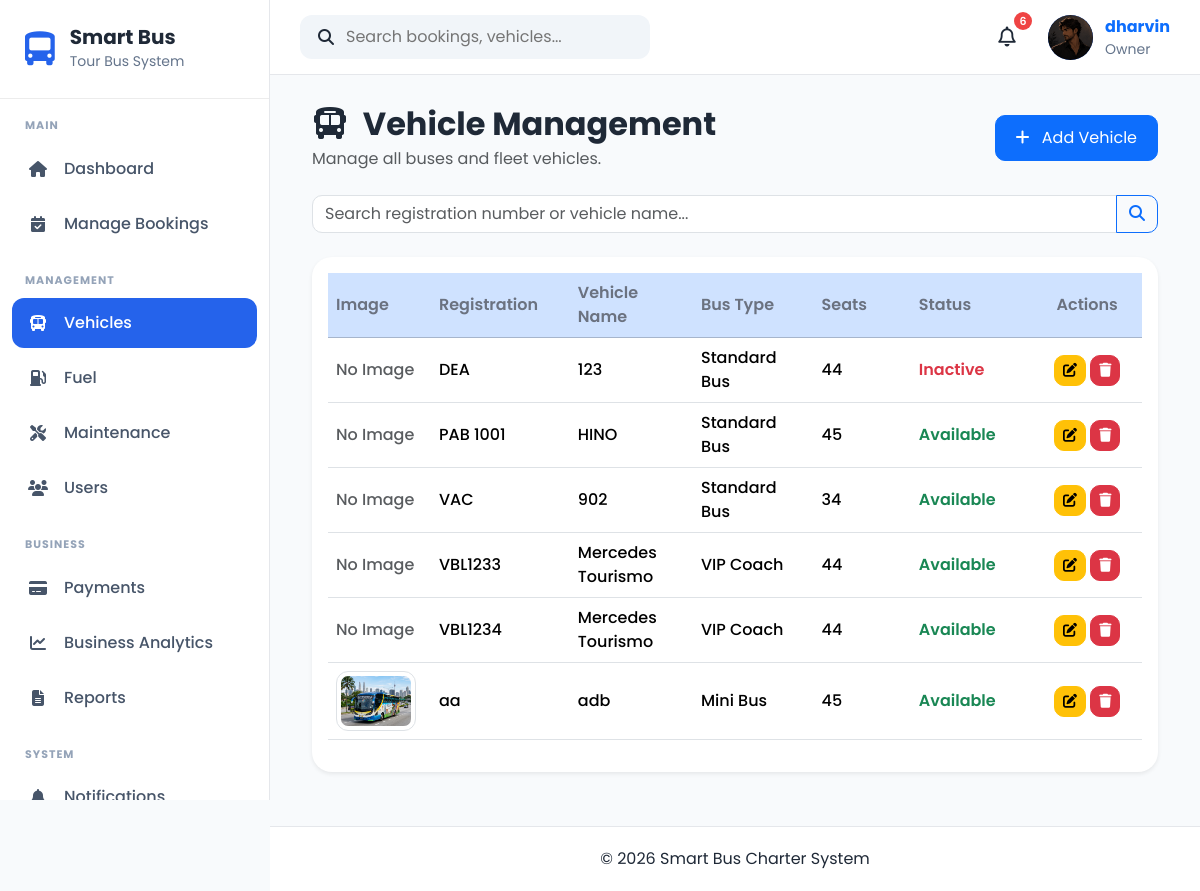
Before: /vehicles/ (signed in) with the older database file.
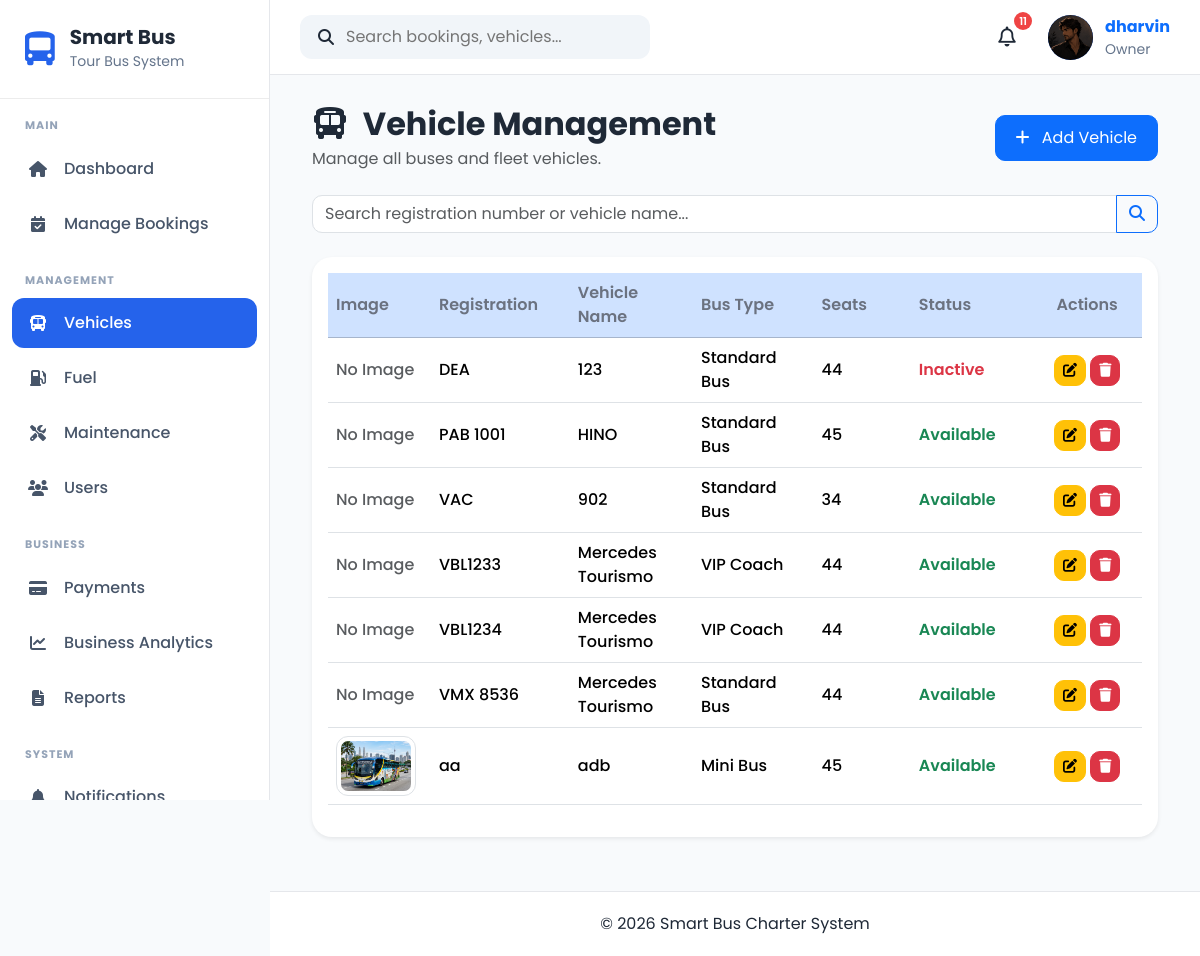
After: the same page with the newer database file.
### apps/vehicles/models.py (models this page shows, shortened)
class Vehicle(models.Model):
    STATUS_CHOICES = [
        ("Available", "Available"),
        ("Booked", "Booked"),
        ("Maintenance", "Maintenance"),
        ("Inactive", "Inactive"),
    ]
    BUS_TYPE_CHOICES = [
        ("Mini Bus", "Mini Bus"),
        ("Standard Bus", "Standard Bus"),
        ("VIP Coach", "VIP Coach"),
    ]
    registration_number = models.CharField(
        max_length=20,
        unique=True
    )
    vehicle_name = models.CharField(
        max_length=100
    )
    bus_type = models.CharField(
        max_length=30,
        choices=BUS_TYPE_CHOICES
    )
    seat_capacity = models.PositiveIntegerField()
    manufacture_year = models.PositiveIntegerField()
    insurance_expiry = models.DateField()
    road_tax_expiry = models.DateField()
    status = models.CharField(
        max_length=20,
        choices=STATUS_CHOICES,
        default="Available"
    )
    image = models.ImageField(
        upload_to="vehicles/",
        blank=True,
        null=True
    )
    created_at = models.DateTimeField(auto_now_add=True)
    updated_at = models.DateTimeField(auto_now=True)

### apps/vehicles/views.py (the view)
# urls.py: path("", views.vehicle_list, name="vehicle_list"),
@admin_required
def vehicle_list(request):
    search = request.GET.get("search", "")
    vehicles = Vehicle.objects.all().order_by(
        "registration_number"
    )
    if search:
        vehicles = vehicles.filter(
            Q(registration_number__icontains=search) |
            Q(vehicle_name__icontains=search)
        )
    paginator = Paginator(vehicles, 10)
    page_number = request.GET.get("page")
    page_obj = paginator.get_page(page_number)
    for vehicle in page_obj:
        vehicle.current_status = get_vehicle_current_status(
            vehicle
        )
    context = {
        "page_obj": page_obj,
        "search": search,
    }
    return render(
        request,
        "vehicles/vehicle_list.html",
        context,
    )

### apps/accounts/context_processors.py (called while the page is built)
def user_role(request):
    role = None
    if request.user.is_authenticated:
        try:
            role = request.user.profile.role
        except Exception:
            role = None
    return {
        "user_role": role
    }

### apps/bookings/availability_services.py (called while the page is built)
def is_trip_active(booking, now=None):
    if booking.booking_status != "Confirmed":
        return False
    now = now or timezone.now()
    local_now = timezone.localtime(now)
    departure = timezone.make_aware(
        datetime.combine(
            booking.travel_date,
            booking.departure_time,
        ),
        timezone.get_current_timezone(),
    )
    if now < departure:
        return False
    return_date = booking.return_date or booking.travel_date
    if local_now.date() > return_date:
        return False
    return True

def vehicle_has_active_trip(vehicle, now=None):
    now = now or timezone.now()
    bookings = Booking.objects.filter(
        vehicle=vehicle,
        booking_status="Confirmed",
    )
    return any(
        is_trip_active(booking, now)
        for booking in bookings
    )

### templates/vehicles/vehicle_list.html (shortened to what this page needs)
{% extends "crud/base_list.html" %}
{% load static %}
{% block header_title %}
<i class="fas fa-bus me-2"></i>
Vehicle Management
{% endblock %}
{% block header_subtitle %}
Manage all buses and fleet vehicles.
{% endblock %}
{% block add_button %}
<a href="{% url 'vehicles:vehicle_create' %}" class="btn btn-primary">
    <i class="fas fa-plus me-2"></i>
    Add Vehicle
</a>
{% endblock %}
{% block search %}
<form method="GET" class="mb-4">
    <div class="input-group">
        <input
            type="text"
            name="search"
            class="form-control"
            placeholder="Search registration number or vehicle name..."
            value="{{ search }}">
        <button class="btn btn-outline-primary" type="submit">
            <i class="fas fa-search"></i>
        </button>
    </div>
</form>
{% endblock %}
{% block table %}
<table class="table table-hover align-middle">
    <thead class="table-primary">
        <tr>
            <th>Image</th>
            <th>Registration</th>
            <th>Vehicle Name</th>
            <th>Bus Type</th>
            <th>Seats</th>
            <th>Status</th>
            <th class="text-center">Actions</th>
        </tr>
    </thead>
    <tbody>
    {% for vehicle in page_obj %}
        <tr>
            <td>
                {% if vehicle.image %}
                    <img src="{{ vehicle.image.url }}"
                         class="img-thumbnail"
                         style="width:80px;height:60px;object-fit:cover;">
                {% else %}
                    <span class="text-muted">No Image</span>
                {% endif %}
            </td>
            <td>{{ vehicle.registration_number }}</td>
            <td>{{ vehicle.vehicle_name }}</td>
            <td>{{ vehicle.bus_type }}</td>
            <td>{{ vehicle.seat_capacity }}</td>
            <td>
                {% if vehicle.current_status == "Available" %}
                    <span style="color:#198754;font-weight:600;">
                        {{ vehicle.current_status }}
                    </span>
                {% elif vehicle.current_status == "Booked" %}
                    <span style="color:#0d6efd;font-weight:600;">
                        {{ vehicle.current_status }}
                    </span>
                {% elif vehicle.current_status == "Maintenance" %}
                    <span style="color:#fd7e14;font-weight:600;">
                        {{ vehicle.current_status }}
                    </span>
                {% elif vehicle.current_status == "Inactive" %}
                    <span style="color:#dc3545;font-weight:600;">
                        {{ vehicle.current_status }}
                    </span>
                {% else %}
                    <span style="font-weight:600;">
                        {{ vehicle.current_status }}
                    </span>
                {% endif %}
            </td>
            <td class="text-center">
                <a href="{% url 'vehicles:vehicle_update' vehicle.pk %}"
                   class="btn btn-warning btn-sm">
                    <i class="fas fa-edit"></i>
                </a>
                <a href="{% url 'vehicles:vehicle_delete' vehicle.pk %}"
                   class="btn btn-danger btn-sm">
                    <i class="fas fa-trash"></i>
                </a>
            </td>
        </tr>
    {% endfor %}
    </tbody>
</table>
{% endblock %}

### templates/components/navbar.html (shortened to what this page needs)
{% load static %}
<nav class="navbar-custom">
    <div class="navbar-left">
        <div class="search-box">
            <i class="fa-solid fa-magnifying-glass"></i>
            <input
                type="text"
                placeholder="Search bookings, vehicles..."
            >
        </div>
    </div>
    <div class="navbar-right">
            <div class="notification-icon">
                <button
                    class="notification-btn"
                    id = "notificationBtn">
                    <i class="fa-regular fa-bell"></i>
                    <span
                        class="notification-count"
                        id="notificationCount"
                         {% if unread_notifications == 0 %}style="display:none;"{% endif %}>
                        {{ unread_notifications }}
                    </span>
                </button>
            </div>
        <a href="{% url 'accounts:profile' %}" class="profile-link">
            <div class="profile-menu">
                {% if request.user.profile.profile_picture %}
                    <img
                        src="{{ request.user.profile.profile_picture.url }}"
                        alt="Profile Picture"
                        class="profile-avatar profile-image"
                    >
                {% else %}
                    <div class="profile-avatar">
                        {{ request.user.username|first|upper }}
                    </div>
                {% endif %}
                <div class="profile-info">
                    <strong>{{ request.user.username }}</strong>
                    <small>
                        {{ request.user.profile.role|default:"User" }}
                    </small>
                </div>
            </div>
        </a>
    </div>
</nav>

Changed rows visible on the page:
added Vehicle: image "No Image", registration_number "VMX 8536", vehicle_name "Mercedes Tourismo", bus_type "Standard Bus", seat_capacity "44", current_status "Available"
Other visible differences:
{{ unread_notifications }}: "6" → "11"
